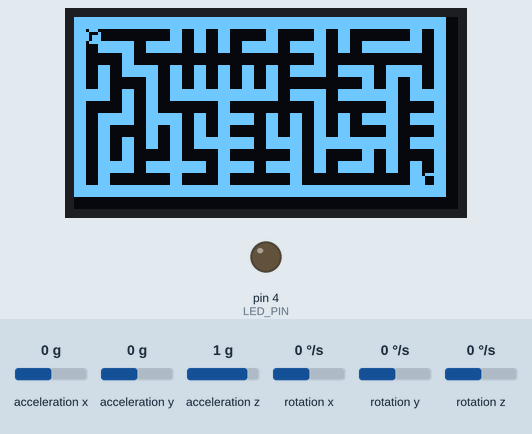
Simulated run of this sketch. Board: Arduino Uno, built with avr-gcc and run on an emulated ATmega328P. On the bench: 128×64 one-colour display, output pins drawn as LEDs (lit = HIGH). The inputs (shaded band) are chosen by the test bench; at power-on: acceleration x 0 g, acceleration y 0 g, acceleration z 1 g, rotation x 0 °/s, rotation y 0 °/s, rotation z 0 °/s. The sensor or clock chip raises its interrupt line as the real part does; random numbers use the default seed unless the sketch sets one; what the sketch prints to the serial monitor is not drawn.

Above: at 1.7 s.
1.8 s: acceleration x set to 0.8 g
3.8 s: acceleration y set to -0.8 g
5.7 s: acceleration x set to -1.4 g
Timing chart, 0 to 8.7 s (numbered marks = the images above; inputs shaded):
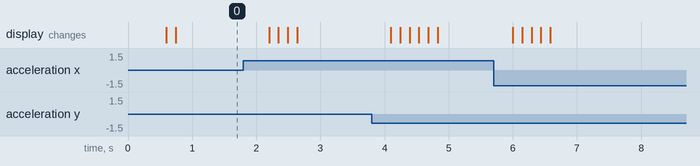

The sketch:

Arduino_backup.ino
```cpp
#include "I2Cdev.h"
#include<U8g2lib.h>
#include "MPU6050_6Axis_MotionApps20.h"
#include<stdio.h>
#include<stdlib.h>
#include "Wire.h"
#include<time.h>

using namespace std;

#define walls 1
#define nothing 0

#define down 1
#define right 2
#define left 4
#define up 8

#define rows 31
#define cols 15
#define MAXSIZE 256

#define XNUM 1
#define YNUM 1

//U8G2_SSD1306_128X64_NONAME_F_HW_I2C u8g2(U8G2_R0, /* clock=*/ SCL, /* data=*/ SDA, /* reset=*/ U8X8_PIN_NONE);
U8G2_SSD1309_128X64_NONAME2_F_4W_SW_SPI u8g2(U8G2_R0,13,11,10,9);

MPU6050 mpu;

//made for ball's coordinate
struct coordinate
{
    float y = 6.0;
    float z = 6.0;
}ball,axis;

struct block{
	int row,column,direction;
    block(){
        row = 0;
        column = 0;
        direction = down;
    }
	block(int _row,int _column,int _direction){
		row = _row;
		column = _column;
		direction = _direction;
	}
};


class Stack {
private:
	int count;
	block myBlock[MAXSIZE];

public:
	Stack(){};
	void push_back(const block object);
	int pop();
	const int& getTop()const;
	int size()const;
	bool isEmpty()const;
    int begin()const;
    block getBlock(int rank);
    void erase(int number);
};

void Stack::push_back(const block object) {
    myBlock[count] = object;
    count++;
}

int Stack::size()const {
	return count;
}

block Stack::getBlock(int rank){
    return myBlock[rank];
}

int Stack::begin()const{
    return 0;
}

void Stack::erase(int number){
    int temp = number;
    while(number <= count){
        myBlock[number] = myBlock[number + 1];
        number ++;
    }
    count--;
}


#define OUTPUT_READABLE_YAWPITCHROLL


#define INTERRUPT_PIN 6  // use pin 2 on Arduino Uno & most boards
#define LED_PIN 4 // (Arduino is 13, Teensy is 11, Teensy++ is 6)
bool blinkState = false;

// MPU control/status vars
bool dmpReady = false;  // set true if DMP init was successful
uint8_t mpuIntStatus;   // holds actual interrupt status byte from MPU
uint8_t devStatus;      // return status after each device operation (0 = success, !0 = error)
uint16_t packetSize;    // expected DMP packet size (default is 42 bytes)
uint16_t fifoCount;     // count of all bytes currently in FIFO
uint8_t fifoBuffer[64]; // FIFO storage buffer

// orientation/motion vars
Quaternion q;           // [w, x, y, z]         quaternion container
VectorInt16 aa;         // [x, y, z]            accel sensor measurements
VectorInt16 aaReal;     // [x, y, z]            gravity-free accel sensor measurements
VectorInt16 aaWorld;    // [x, y, z]            world-frame accel sensor measurements
VectorFloat gravity;    // [x, y, z]            gravity vector
float euler[3];         // [psi, theta, phi]    Euler angle container
float ypr[3];           // [yaw, pitch, roll]   yaw/pitch/roll container and gravity vector

// packet structure for InvenSense teapot demo
uint8_t teapotPacket[14] = { '$', 0x02, 0,0, 0,0, 0,0, 0,0, 0x00, 0x00, '\r', '\n' };


volatile bool mpuInterrupt = false;     // indicates whether MPU interrupt pin has gone high
void dmpDataReady() {
    mpuInterrupt = true;
}

Stack myStack = Stack();


int maze[rows][cols];
int game_time;
int x_num=XNUM,y_num=YNUM;

void initialize(){
    for(int i = 0; i < rows; i++){
        for(int j = 0; j < cols; j++){
            maze[i][j] = walls;
            //printf("%d",maze[i][j]);
        }
        //printf("\n");
    }
    maze[x_num][y_num] = nothing;
}

void FindBlock() {
	//找出与当前位置相邻的墙
	if(x_num+2<rows && maze[x_num+1][y_num] == walls) {//down
		myStack.push_back(block(x_num+1,y_num,down));
	}
	if(y_num+2<cols && maze[x_num][y_num+1] == walls) {//right
		myStack.push_back(block(x_num,y_num+1,right));
	}
	if(x_num-2>=0 && maze[x_num-1][y_num] == walls) {//up
		myStack.push_back(block(x_num-1,y_num,up));
	}
	if(y_num-2>=0 && maze[x_num][y_num-1] == walls) {//left
		myStack.push_back(block(x_num,y_num-1,left));
	}
}


void setup() {
    // join I2C bus (I2Cdev library doesn't do this automatically)
    #if I2CDEV_IMPLEMENTATION == I2CDEV_ARDUINO_WIRE
        Wire.begin();
        //Wire.setClock(400000); // 400kHz I2C clock. Comment this line if having compilation difficulties
    #elif I2CDEV_IMPLEMENTATION == I2CDEV_BUILTIN_FASTWIRE
        Fastwire::setup(400, true);
    #endif

    initialize();
    srand(analogRead(9) * analogRead(10));
    //srand((unsigned)time(NULL));
    FindBlock();

    while(myStack.size()){
        int blockSize = myStack.size();
        int randnum = rand() % blockSize;
        block selectBlock = myStack.getBlock(randnum);
        x_num = selectBlock.row;
        y_num = selectBlock.column;
        switch (selectBlock.direction){
        case down:{
            x_num++;
            break;
            }
        case right:{
            y_num++;
            break;
            }
        case left:{
            y_num--;
            break;
            }
        case up:{
            x_num--;
            break;
            }
        }
        if(maze[x_num][y_num] == walls){
            maze[selectBlock.row][selectBlock.column] = maze[x_num][y_num] = nothing;
            FindBlock();
        }else{

        }
        myStack.erase(myStack.begin() + randnum);
    }


    Serial.begin(115200);
    while (!Serial); // wait for Leonardo enumeration, others continue immediately

    // initialize device
    Serial.println(F("Initializing I2C devices..."));
    mpu.initialize();
    pinMode(INTERRUPT_PIN, INPUT);

    // verify connection
    Serial.println(F("Testing device connections..."));
    Serial.println(mpu.testConnection() ? F("MPU6050 connection successful") : F("MPU6050 connection failed"));

    // wait for ready
    Serial.println(F("\nS_end any character to begin DMP programming and demo: "));

    // load and configure the DMP
    Serial.println(F("Initializing DMP..."));
    devStatus = mpu.dmpInitialize();

    // supply your own gyro offsets here, scaled for min sensitivity
    mpu.setXGyroOffset(0);
    mpu.setYGyroOffset(0);
    mpu.setZGyroOffset(0);
    mpu.setZAccelOffset(1788); // 1688 factory default for my test chip

    // make sure it worked (returns 0 if so)
    if (devStatus == 0) {
        // Calibration Time: generate offsets and calibrate our MPU6050
        mpu.CalibrateAccel(6);
        mpu.CalibrateGyro(6);
        mpu.PrintActiveOffsets();
        // turn on the DMP, now that it's ready
        Serial.println(F("Enabling DMP..."));
        mpu.setDMPEnabled(true);

        // enable Arduino interrupt detection
        Serial.print(F("Enabling interrupt detection (Arduino external interrupt "));
        Serial.print(digitalPinToInterrupt(INTERRUPT_PIN));
        Serial.println(F(")..."));
        attachInterrupt(digitalPinToInterrupt(INTERRUPT_PIN), dmpDataReady, RISING);
        mpuIntStatus = mpu.getIntStatus();

        // set our DMP Ready flag so the main loop() function knows it's okay to use it
        Serial.println(F("DMP ready! Waiting for first interrupt..."));
        dmpReady = true;

        // get expected DMP packet size for later comparison
        packetSize = mpu.dmpGetFIFOPacketSize();
    } else {
        // ERROR!
        // 1 = initial memory load failed
        // 2 = DMP configuration updates failed
        // (if it's going to break, usually the code will be 1)
        Serial.print(F("DMP Initialization failed (code "));
        Serial.print(devStatus);
        Serial.println(F(")"));
    }

    // configure LED for output
    pinMode(LED_PIN, OUTPUT);


    u8g2.setBusClock(400000);
    u8g2.begin();
    //u8g2.setFlipMode(1);


}


void loop() {


    // if programming failed, don't try to do anything
    if (!dmpReady) return;
    // read a packet from FIFO
    if (mpu.dmpGetCurrentFIFOPacket(fifoBuffer)) { // Get the Latest packet

        #ifdef OUTPUT_READABLE_YAWPITCHROLL
            // display Euler angles in degrees
            axis.y = ypr[1] * 180/M_PI;
            axis.z = ypr[2] * 180/M_PI;

            mpu.dmpGetQuaternion(&q, fifoBuffer);
            mpu.dmpGetGravity(&gravity, &q);
            mpu.dmpGetYawPitchRoll(ypr, &q, &gravity);
            // Serial.print("ypr\t");
            // Serial.print(y);
            // Serial.print("\t");
            // Serial.println(z);
        #endif

        // blink LED to indicate activity
        //blinkState = !blinkState;
        //digitalWrite(LED_PIN, blinkState);

        u8g2.clearBuffer();                   // clear the internal memory
        //u8g2.setFont(u8g2_font_ncenB08_tr);   // choose a suitable font


        if(ball.y >= 4 * (rows - 2) && ball.z >= 4 * (cols - 2)){
            u8g2.clearBuffer();
            u8g2.setFont(u8g2_font_ncenB14_tr);
            u8g2.drawStr(0,28,"Game clear!");
            u8g2.setCursor(0,52);
            u8g2.print(game_time);
            u8g2.drawStr(0,52,"      Second!");
            u8g2.sendBuffer();
        }else{
            //ball moving
            if(axis.y < -0.8){ //go left
                if(maze[(int)ball.y/4 - 1][(int)ball.z/4] == walls){
                    Serial.println("judgement 1 --- ");
                }else{
                    ball.y = ball.y + axis.y / 4;
                }
            }else if(axis.y > 0.8){ //go right
                if(maze[(int)ball.y/4 + 1][(int)ball.z/4] == walls){
                    Serial.println("judgement 2 --- ");
                }else{
                    ball.y = ball.y + axis.y / 4;
                }
            }
            if(axis.z < -0.8){ //go down
                if(maze[(int)ball.y/4][(int)ball.z/4 + 1] == walls){
                    Serial.println("judgement 3 --- ");
                }else{
                    ball.z = ball.z - axis.z / 4;
                }
            }else if(axis.z > 0.8){ //go up
                if(maze[(int)ball.y/4][(int)ball.z/4 - 1] == walls){
                    Serial.println("judgement 4 --- ");
                }else{
                    ball.z = ball.z - axis.z / 4;
                }
            }

            /*
            Serial.print(ball.y);
            Serial.print("   ");
            Serial.print((int)ball.y/4);
            Serial.print("   ");
            Serial.print("   ");
            Serial.print(ball.z);
            Serial.print("   ");
            Serial.println((int)ball.z/4);
            */

            u8g2.drawBox(ball.y,ball.z, 3 ,3);


            //maze drawing
            for(int i = 0; i< rows * 4; i++){
                for(int j = 0; j< cols * 4; j++){
                    if(maze[i / 4][j / 4] == walls){
                        u8g2.drawPixel(i,j);
                    }
                }
            }
            u8g2.drawCircle(4 * XNUM + 2 , 4 * YNUM + 2 ,2,U8G2_DRAW_ALL);//start point
            u8g2.drawCircle(4 * (rows - 2) + 2 , 4 * (cols - 2) + 2, 2 , U8G2_DRAW_ALL);//end point
            u8g2.sendBuffer();                    // transfer internal memory to the display
            game_time = millis() / 1000;
        }
    }
}
```

Source omitted: maze2.cpp (9251 bytes), temp.cpp (9313 bytes)
